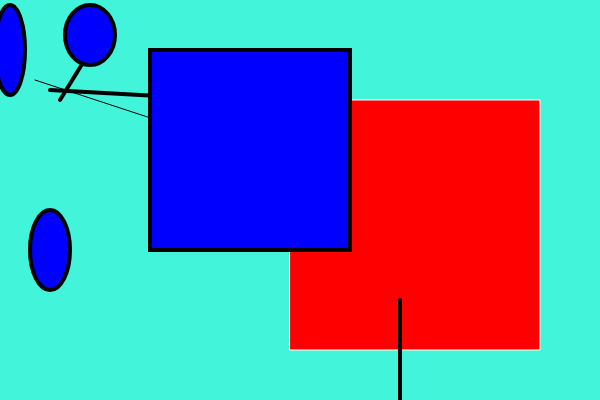
Frame 1 (no input)
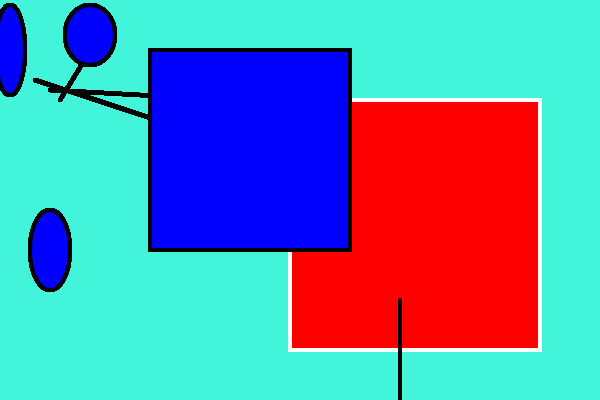
Frame 60 (no input)
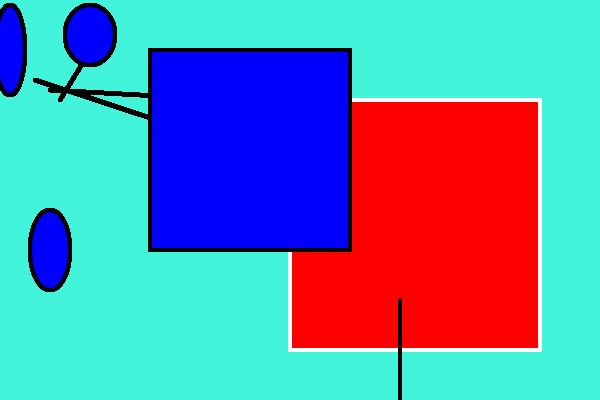
Frame 120 (the mouse pressed at the canvas centre since frame 60)

The p5.js sketch that drew these frames (run headless with seeded random() and noise() and a simulated clock; from frame 60 on, the mouse is pressed at the canvas centre):

// p5.js sketch
// ── sketch.js
function setup(){
    createCanvas(600,400);
    background(66,244,217);
}

function draw(){
    line(35, 80, 400, 200);
    
   stroke(255,255,255);
   fill(255,0,0);
   rect(290,100,250,250); 
   
   stroke(0,0,0);
   strokeWeight(4);
   fill(0,0,255);
   ellipse(50,250,40,80);
   
   line(100,35,60,100);
   
   line(400,400,400,300);
   
   ellipse(10,50,30,90);
   
   ellipse(90,35,50,60);
   
   line(50,90,230,100)
   
   rect(150,50,200,200)
}

//draw me 2 ellipses
//draw me 2 rectangles
//draw me 4 lines (1 with a positive slope, 1 with a neg slope,)
//1 with a slope of 0, and 1 with a slope of undefined.
